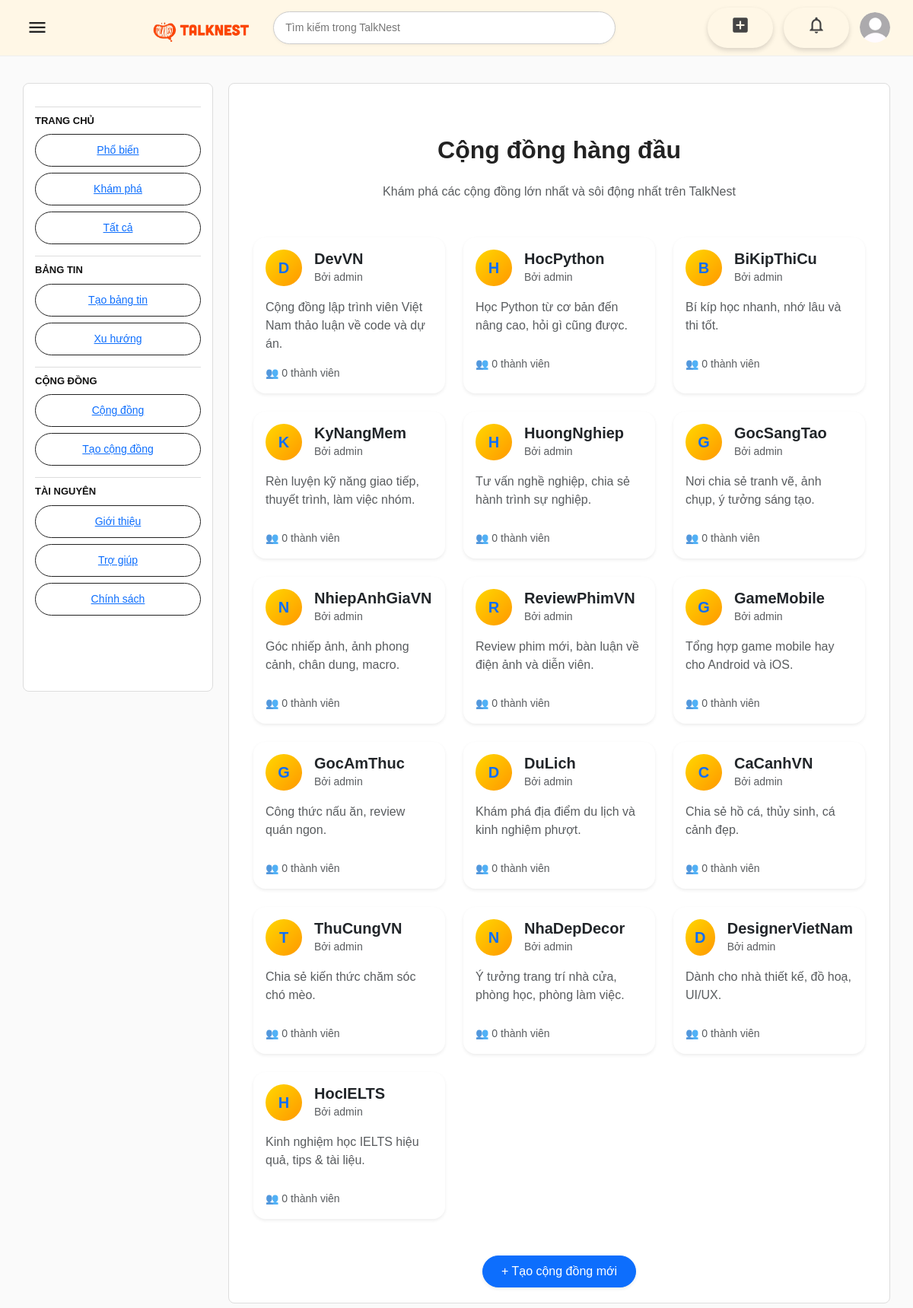
/communities/ (signed in), run on the app's committed database.
### talknest/models.py (models this page shows, shortened)
class Community(models.Model):
    community_id = models.AutoField(primary_key=True)
    name = models.CharField(max_length=250, unique=True)
    description = models.TextField(blank=True, null=True)
    created_at = models.DateTimeField(auto_now_add=True)
    created_by = models.ForeignKey(User, on_delete=models.SET_NULL, null=True, blank=True, related_name='communities_created')
    members = models.ManyToManyField(User, related_name='joined_communities', blank=True)
    banner = models.ImageField(upload_to='community_banners/', null=True, blank=True)
    logo = models.ImageField(upload_to='community_logos/', null=True, blank=True)

### talknest/views.py (the view, shortened to what this page needs)
# urls.py: path('communities/', views.community_list, name='community_list'),
def community_list(request):
    communities = Community.objects.all()
    return render(request, 'community_list.html', {'communities': communities})

### talknest/templates/community_list.html (shortened to what this page needs)
{% extends 'base.html' %}
{% block content %}
<div class="container mt-5">
  <h2 class="mb-4 fw-bold text-center">Cộng đồng hàng đầu</h2>
  <p class="text-center text-muted mb-5">Khám phá các cộng đồng lớn nhất và sôi động nhất trên TalkNest</p>
  <div class="row g-4">
    {% for c in communities %}
      <div class="col-12 col-md-6 col-lg-4">
        <div class="card h-100 shadow-sm border-0 rounded-4 hover-card">
          <div class="card-body">
            <div class="d-flex align-items-center mb-3">
              <div class="avatar bg-light rounded-circle me-3" style="width:48px; height:48px;">
                <span class="d-flex align-items-center justify-content-center h-100 text-primary fw-bold">
                  {{ c.name|slice:":1" }}
                </span>
              </div>
              <div>
                <h5 class="card-title mb-0">
                  <a href="{% url 'community_detail' c.community_id %}" class="text-decoration-none text-dark fw-semibold">
                    {{ c.name }}
                  </a>
                </h5>
                <small class="text-muted">Bởi {{ c.created_by.username }}</small>
              </div>
            </div>
            <p class="card-text text-muted" style="min-height:60px;">
              {{ c.description|truncatechars:100 }}
            </p>
            <p class="text-muted small mb-0">
              👥 {{ c.members.count }} thành viên
            </p>
          </div>
        </div>
      </div>
    {% empty %}
      <p class="text-center text-muted">Chưa có cộng đồng nào. Hãy tạo cộng đồng đầu tiên!</p>
    {% endfor %}
  </div>
  <div class="text-center mt-5">
    <a href="{% url 'create_community' %}" class="btn btn-primary px-4 py-2 rounded-pill shadow-sm">
      + Tạo cộng đồng mới
    </a>
  </div>
</div>
{% endblock %}

### static/main.css (style rules this page uses)
* { box-sizing: border-box; }
body { margin: 0; font-family: Arial, sans-serif; background: #fafafa; color: #222; }

### talknest/templates/community_list.html (style rules this page uses)
.avatar { background: linear-gradient(135deg, #FFD700, #FF9800); color: white; font-size: 20px; }

### data on the page
Community: name "D", name "DevVN", created_by.username "admin", description "Cộng đồng lập trình viên Việt Nam thảo luận về code và dự án.", members.count "0"
Community: name "H", name "HocPython", created_by.username "admin", description "Học Python từ cơ bản đến nâng cao, hỏi gì cũng được.", members.count "0"
Community: name "B", name "BiKipThiCu", created_by.username "admin", description "Bí kíp học nhanh, nhớ lâu và thi tốt.", members.count "0"
Community: name "K", name "KyNangMem", created_by.username "admin", description "Rèn luyện kỹ năng giao tiếp, thuyết trình, làm việc nhóm.", members.count "0"
Community: name "H", name "HuongNghiep", created_by.username "admin", description "Tư vấn nghề nghiệp, chia sẻ hành trình sự nghiệp.", members.count "0"
Community: name "G", name "GocSangTao", created_by.username "admin", description "Nơi chia sẻ tranh vẽ, ảnh chụp, ý tưởng sáng tạo.", members.count "0"
Community: name "N", name "NhiepAnhGiaVN", created_by.username "admin", description "Góc nhiếp ảnh, ảnh phong cảnh, chân dung, macro.", members.count "0"
Community: name "R", name "ReviewPhimVN", created_by.username "admin", description "Review phim mới, bàn luận về điện ảnh và diễn viên.", members.count "0"
Community: name "G", name "GameMobile", created_by.username "admin", description "Tổng hợp game mobile hay cho Android và iOS.", members.count "0"
Community: name "G", name "GocAmThuc", created_by.username "admin", description "Công thức nấu ăn, review quán ngon.", members.count "0"
Community: name "D", name "DuLich", created_by.username "admin", description "Khám phá địa điểm du lịch và kinh nghiệm phượt.", members.count "0"
Community: name "C", name "CaCanhVN", created_by.username "admin", description "Chia sẻ hồ cá, thủy sinh, cá cảnh đẹp.", members.count "0"
Community: name "T", name "ThuCungVN", created_by.username "admin", description "Chia sẻ kiến thức chăm sóc chó mèo.", members.count "0"
Community: name "N", name "NhaDepDecor", created_by.username "admin", description "Ý tưởng trang trí nhà cửa, phòng học, phòng làm việc.", members.count "0"
Community: name "D", name "DesignerVietNam", created_by.username "admin", description "Dành cho nhà thiết kế, đồ hoạ, UI/UX.", members.count "0"
Community: name "H", name "HocIELTS", created_by.username "admin", description "Kinh nghiệm học IELTS hiệu quả, tips & tài liệu.", members.count "0"
